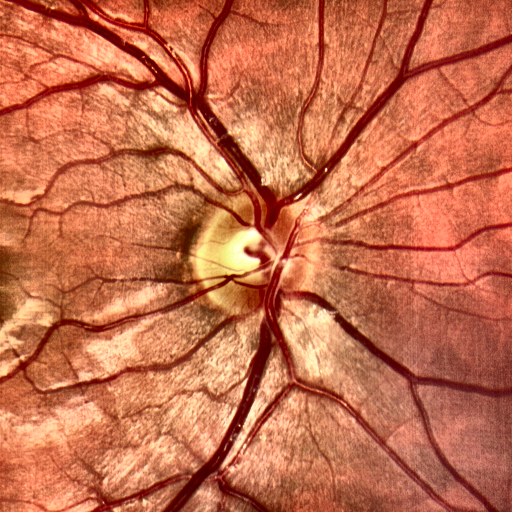
#> input picture Test images/INDEREBv2/image001.png, 512 x 512 px
$ python -i avr.py   (imports and definitions only)
#> lines starting #> are read from the running program, lines starting #| are printed output that depends on the picture; after the words box and inside, x2 and y2 are one past the last pixel; in counts of white or black regions, pixels touching at a corner belong together
#> further down, picture is the input picture: shape (512, 512, 3); mean B, G, R 75.8, 109.1, 198.3
import numpy as np
import pandas as pd
import math
import cv2
import os
from PIL import Image

DATASET = 'INDEREBv2'

PATH = os.path.dirname(os.path.abspath(__file__))
BLOOD_VESSELS_PATH = os.path.join(PATH, DATASET, 'resources', 'blood_vessels', 'test', 'pred_only')
OPTIC_DISK_PATH = os.path.join(PATH, DATASET, 'resources', 'optic_disk', 'test', 'pred_only')

BLOOD_VESSELS_PATH = os.path.join(PATH, DATASET, 'resources', 'blood_vessels', 'images', 'GT')
OPTIC_DISK_PATH = os.path.join(PATH, DATASET, 'resources', 'optic_disk', 'images', 'GT')

IMAGES_PATH = os.path.join(PATH, DATASET, 'resources', 'blood_vessels', 'images', 'fundusimages')
RESULTS_PATH = os.path.join(PATH, DATASET, 'avr_results')
VEIN_COLOR = (255, 0, 0)
ARTERY_COLOR = (0, 0, 255)
RADIUS = [1.5, 2.2]
RADIUS = list(np.linspace(RADIUS[0], RADIUS[1], int(1+(RADIUS[1]-RADIUS[0])*10)))

# [4 lines left out: function get_file_names, not called in this run]


def optic_disc_center(img, channel=1, threshold=32):
    # keep red channel only
#> called with channel = 1, threshold = 32
    img[:, :, channel] = 0
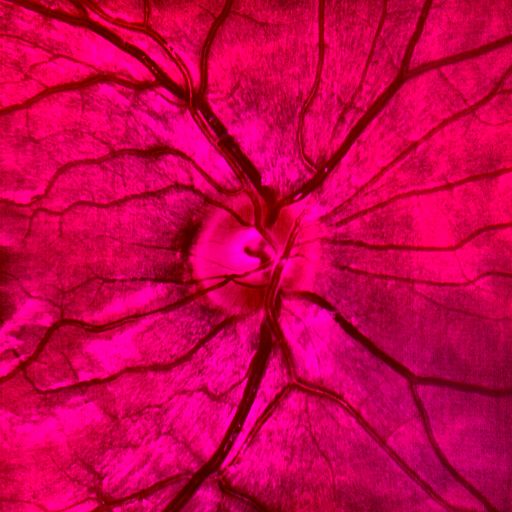
#> img: shape (512, 512, 3); mean B, G, R 75.8, 0, 198.3

    # convert image to grayscale image
    gray_image = cv2.cvtColor(img, cv2.COLOR_BGR2GRAY)
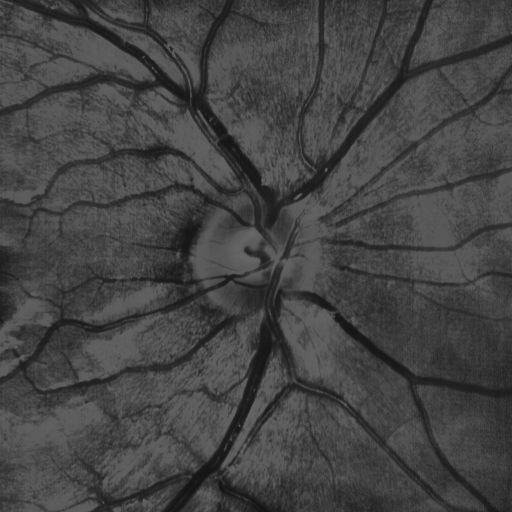
#> gray_image: shape (512, 512); min 19, max 103, mean 67.9

    # convert the grayscale image to binary image
    ret, thresh = cv2.threshold(gray_image, threshold, 255, 0)
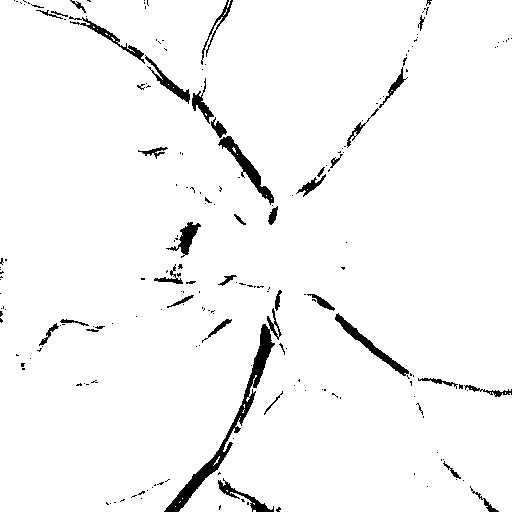
#> thresh: shape (512, 512); 96.5% white; 205 black regions (165 under 20 px), largest, box (x1, y1, x2, y2) and area: (164, 308, 282, 512) 2185, (218, 136, 274, 205) 762, (335, 313, 409, 376) 657
#> ret = 32

    # calculate moments of binary image
    moments = cv2.moments(thresh)
#> moments = moments, m00 64531320, centre m10/m00, m01/m00 = (255.9, 254.9)

    # calculate x,y coordinate of center
    c_x = int(moments["m10"] / moments["m00"])
#> c_x = 255
    c_y = int(moments["m01"] / moments["m00"])
#> c_y = 254
    return c_x, c_y


# [175 lines left out: functions draw_lines, draw_text, get_contour_distances, avr_calculation, calculate_avr, not called in this run]


# [28 lines not run here, left out]

>>> import cv2
>>> picture = cv2.imread('Test images/INDEREBv2/image001.png')
>>> result = optic_disc_center(picture)
#> result = (255, 254)

$ run again, on Test images/INDEREBv2/image003.png
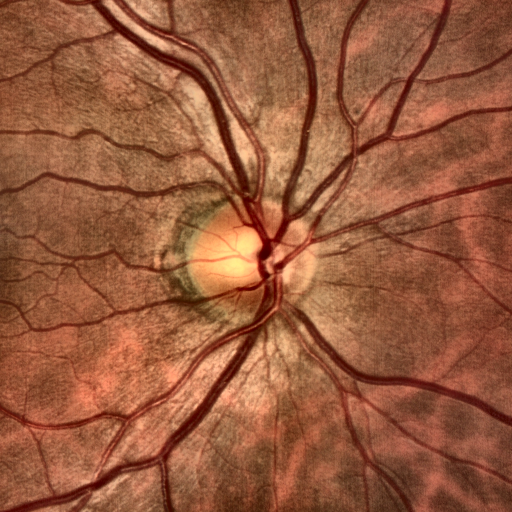
#> input picture Test images/INDEREBv2/image003.png, 512 x 512 px
#> picture is the input picture: shape (512, 512, 3); mean B, G, R 60.7, 90.4, 151.8
#> in optic_disc_center, `gray_image = cv2.cvtColor(img, cv2.COLOR_BGR2GRAY)`:
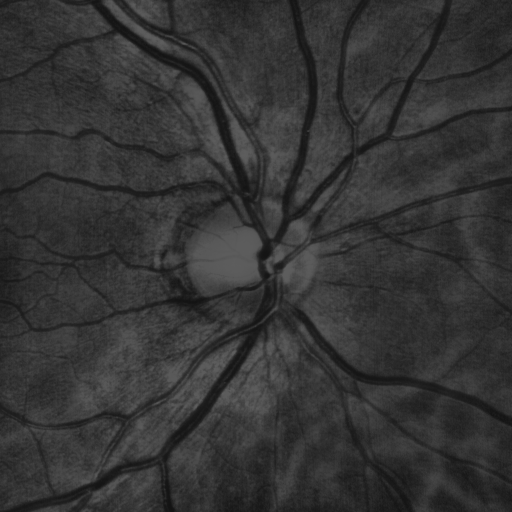
#> gray_image: shape (512, 512); min 19, max 94, mean 52.3
#> in optic_disc_center, `ret, thresh = cv2.threshold(gray_image, threshold, 255, 0)`:
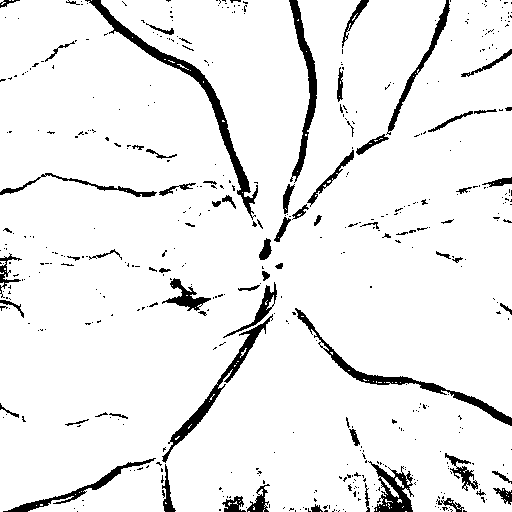
#> thresh: shape (512, 512); 93.1% white; 491 black regions (420 under 20 px), largest, box (x1, y1, x2, y2) and area: (85, 0, 258, 220) 2371, (295, 308, 512, 426) 1637, (162, 314, 273, 463) 1386
#> ret = 32
#> moments = moments, m00 62242440, centre m10/m00, m01/m00 = (254.1, 254.7)
#> c_x = 254
#> result = (254, 254)
